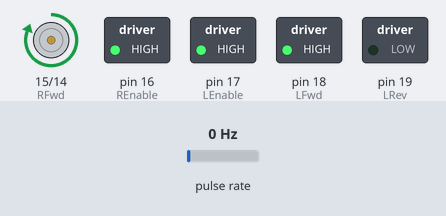
Recording of a sketch running on a simulated Arduino Uno, built with avr-gcc and run on an emulated ATmega328P. Shown: motor-driver pin pairs drawn as motors (green arrow = first pin HIGH = forward, orange = second pin HIGH = backward, longer = more drive), switched loads named in the sketch (green lamp = pin HIGH). Wiring (inferred from the names in the program): pulse sensor: data pin 3. The inputs (shaded band) are chosen by the test bench; at power-on: pulse rate 0 Hz. What the sketch prints to the serial monitor is not drawn.

Above: at 1.2 s.
1.3 s: pulse rate (sensor on pin 3) set to 2 Hz
Timing chart, 0 to 4.3 s (numbered marks = the images above; inputs shaded):
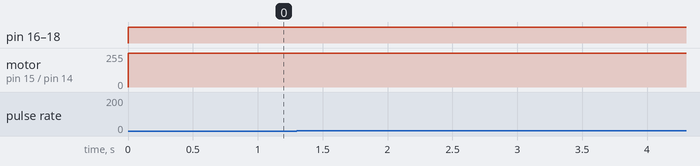

The sketch:

differential-drive.ino
```cpp
// Pins used on arduino
#define rEncoder 3

#define REnable 16
#define RRev  14
#define RFwd  15

#define LEnable 17
#define LFwd  18
#define LRev  19

// Variables used in interrupts
double rightPulse;
double rightTime;
double rightWheel;


float rightSpeed = 0;       // Actual Speed in Relvolutions Per Second (RPS)
float desiredRPS = 0.70;    // Desired Speed in Relvolutions Per Second (RPS)
int rightWheelSpeed = 160;  // Variable Robot Wheel Speed (PWM value to motor)

//------------------- PID VARIABLES FOR RIGHT----------------------//
double error = 0;
double speedInp = 0; //make it NEGATIVE
double setpointR = 0;
double speedr = 0;
int overshootflagr = 0;
double errord = 0;
double preverror = 0;
double errori = 0;
double controlinput = 0;
double kpr = 500.0, kir = 0, kdr = 0 /10000; // modify for optimal performance


void setup()
{

  Serial.begin(9600);

  pinMode(rEncoder, INPUT);

  pinMode(rEncoder, INPUT);
  pinMode(REnable, OUTPUT);
  pinMode(RFwd, OUTPUT);
  pinMode(RRev, OUTPUT);

  pinMode(LEnable, OUTPUT);
  pinMode(LFwd, OUTPUT);
  pinMode(LRev, OUTPUT);
  pinMode(rEncoder, INPUT_PULLUP);
  attachInterrupt(1, rightEncoderISR, CHANGE);

  // Turn on motors

}

void loop(){
  analogWrite(LEnable, 150);
  digitalWrite(LFwd, HIGH);
  analogWrite(REnable, 150);
  digitalWrite(RFwd, HIGH);
  rightSpeed = ((rightPulse*0.073170732)); // microseconds to seconds, 1 pulse is equal to 0.07317032 degree
}

void rightEncoderISR(){
  rightPulse = micros() - rightTime;
  rightTime = micros();
  Serial.println(rightSpeed);
  pidr();
}
void pidr()
{ /*
    right,left :: 30,150 Straight line

  */
  setpointR = 2/10000000;  //Revolutions per 0.1 Seconds
  speedr = rightSpeed;
  error = speedr - setpointR;
  Serial.println(error);
  errord = (error -preverror);
  errori += (error);
  controlinput = (kpr*error) + (kdr*errord) + (kir*errori);
  preverror = error;
   if(controlinput > 255)
  {
    controlinput = 255;
  }
  else if( controlinput < -255)
  {
    controlinput = -255;
  }
  if (controlinput>30)
  {
    forwardr();
    analogWrite(LEnable,controlinput);

  }
  else if(controlinput < -30)
  {
    reverser();
    analogWrite(REnable,abs(controlinput));
  }
  else
  {
    finishr();
  }
}
void forwardr ()
{
  digitalWrite(RFwd, HIGH);
  digitalWrite(RRev, LOW);
}

void reverser ()
{
  digitalWrite(RFwd, LOW);
  digitalWrite(RRev, HIGH);
}

void finishr ()
{
  digitalWrite(RFwd, LOW);
  digitalWrite(RRev, LOW);
}
```
